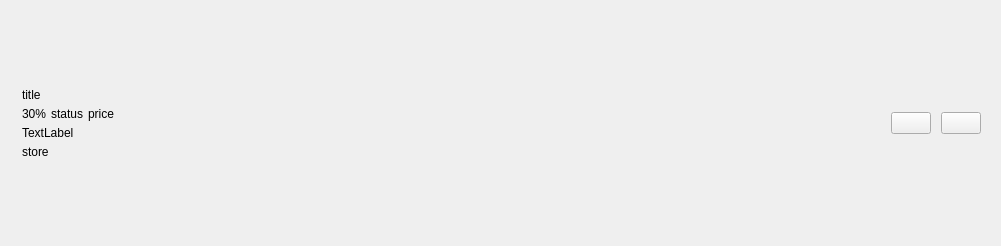
<?xml version="1.0" encoding="UTF-8"?>
<ui version="4.0">
 <class>PLSLiveInfoNaverShoppingLIVEProductItemView</class>
 <widget class="QWidget" name="PLSLiveInfoNaverShoppingLIVEProductItemView">
  <property name="geometry">
   <rect>
    <x>0</x>
    <y>0</y>
    <width>1001</width>
    <height>246</height>
   </rect>
  </property>
  <property name="windowTitle">
   <string>Form</string>
  </property>
  <layout class="QHBoxLayout" name="horizontalLayout" stretch="0,1,0,0">
   <property name="spacing">
    <number>10</number>
   </property>
   <property name="leftMargin">
    <number>0</number>
   </property>
   <property name="topMargin">
    <number>0</number>
   </property>
   <property name="rightMargin">
    <number>20</number>
   </property>
   <property name="bottomMargin">
    <number>0</number>
   </property>
   <item>
    <widget class="PLSNaverShoppingLIVEProductImageView" name="iconLabel">
     <property name="text">
      <string/>
     </property>
     <property name="scaledContents">
      <bool>true</bool>
     </property>
    </widget>
   </item>
   <item>
    <layout class="QVBoxLayout" name="verticalLayout">
     <property name="spacing">
      <number>5</number>
     </property>
     <property name="leftMargin">
      <number>5</number>
     </property>
     <property name="topMargin">
      <number>0</number>
     </property>
     <property name="rightMargin">
      <number>5</number>
     </property>
     <property name="bottomMargin">
      <number>0</number>
     </property>
     <item>
      <spacer name="verticalSpacer_2">
       <property name="orientation">
        <enum>Qt::Vertical</enum>
       </property>
       <property name="sizeHint" stdset="0">
        <size>
         <width>1</width>
         <height>0</height>
        </size>
       </property>
      </spacer>
     </item>
     <item>
      <widget class="QWidget" name="titleWidget" native="true">
       <layout class="QHBoxLayout" name="horizontalLayout_3" stretch="0,1">
        <property name="spacing">
         <number>0</number>
        </property>
        <property name="leftMargin">
         <number>0</number>
        </property>
        <property name="topMargin">
         <number>0</number>
        </property>
        <property name="rightMargin">
         <number>0</number>
        </property>
        <property name="bottomMargin">
         <number>0</number>
        </property>
        <item>
         <widget class="QLabel" name="titleLabel">
          <property name="text">
           <string>title</string>
          </property>
         </widget>
        </item>
        <item>
         <widget class="QWidget" name="titleSpacer" native="true"/>
        </item>
       </layout>
      </widget>
     </item>
     <item>
      <widget class="QWidget" name="widget" native="true">
       <layout class="QHBoxLayout" name="horizontalLayout_2">
        <property name="spacing">
         <number>5</number>
        </property>
        <property name="leftMargin">
         <number>0</number>
        </property>
        <property name="topMargin">
         <number>0</number>
        </property>
        <property name="rightMargin">
         <number>0</number>
        </property>
        <property name="bottomMargin">
         <number>0</number>
        </property>
        <item>
         <widget class="QLabel" name="discountLabel">
          <property name="text">
           <string>30%</string>
          </property>
         </widget>
        </item>
        <item>
         <widget class="QLabel" name="statusLabel">
          <property name="text">
           <string>status</string>
          </property>
         </widget>
        </item>
        <item>
         <widget class="QLabel" name="priceLabel">
          <property name="text">
           <string>price</string>
          </property>
         </widget>
        </item>
        <item>
         <widget class="QLabel" name="discountIconLabel">
          <property name="text">
           <string/>
          </property>
         </widget>
        </item>
        <item>
         <spacer name="horizontalSpacer">
          <property name="orientation">
           <enum>Qt::Horizontal</enum>
          </property>
          <property name="sizeHint" stdset="0">
           <size>
            <width>0</width>
            <height>0</height>
           </size>
          </property>
         </spacer>
        </item>
       </layout>
      </widget>
     </item>
     <item>
      <widget class="QLabel" name="discountPriceLabel">
       <property name="text">
        <string>TextLabel</string>
       </property>
      </widget>
     </item>
     <item>
      <widget class="QLabel" name="storeLabel">
       <property name="text">
        <string>store</string>
       </property>
      </widget>
     </item>
     <item>
      <spacer name="verticalSpacer">
       <property name="orientation">
        <enum>Qt::Vertical</enum>
       </property>
       <property name="sizeHint" stdset="0">
        <size>
         <width>1</width>
         <height>0</height>
        </size>
       </property>
      </spacer>
     </item>
    </layout>
   </item>
   <item>
    <widget class="QPushButton" name="fixButton">
     <property name="text">
      <string/>
     </property>
    </widget>
   </item>
   <item>
    <widget class="QPushButton" name="removeButton">
     <property name="text">
      <string/>
     </property>
    </widget>
   </item>
  </layout>
 </widget>
 <customwidgets>
  <customwidget>
   <class>PLSNaverShoppingLIVEProductImageView</class>
   <extends>QLabel</extends>
   <header>PLSNaverShoppingLIVEProductImageView.h</header>
  </customwidget>
 </customwidgets>
 <resources/>
 <connections/>
</ui>
